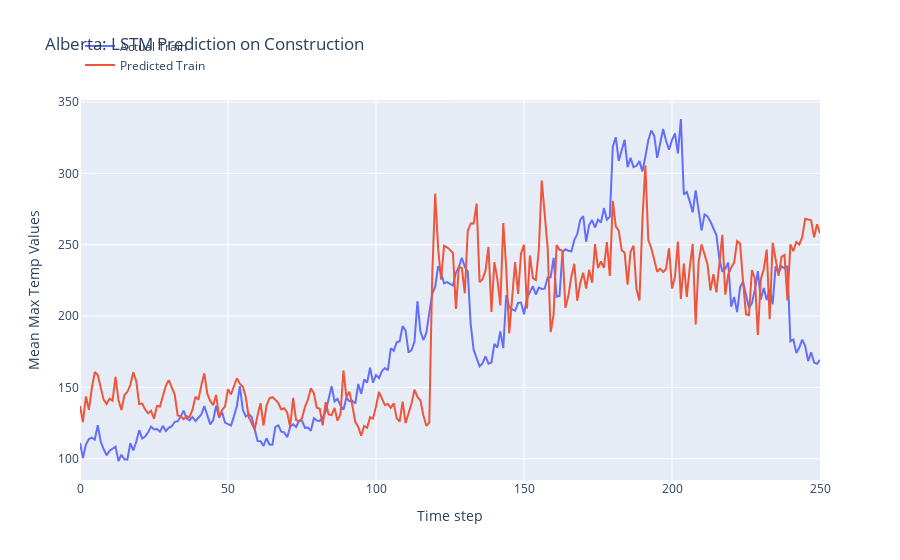

Here is the notebook cell this chart was saved with:
### Code cell
# invert predictions
train_predict = scaler_2.inverse_transform(train_predict)
print('train_predict:', train_predict.shape)

# invert y_train
y_train_scaled_inversed = scaler_2.inverse_transform(y_train_scaled)
print('y_train_scaled_inversed:', y_train_scaled_inversed.shape)

print('Train Mean Absolute Error:', mean_absolute_error(y_train, train_predict))
print('Train Root Mean Squared Error:',np.sqrt(mean_squared_error(y_train, train_predict)))

# plot the actual and predicted values for test data
trace1 = go.Scatter(x=np.arange(len(y_train)), y=y_train.flatten(), mode='lines', name='Actual Train')
trace2 = go.Scatter(x=np.arange(len(train_predict)), y=train_predict.flatten(), mode='lines', name='Predicted Train')

# Create layout
layout = go.Layout(
    title='Alberta: LSTM Prediction on Construction',
    xaxis=dict(title='Time step'),
    yaxis=dict(title='Mean Max Temp Values'),
    legend=dict(x=0, y=1.18)
)

# Create figure
fig = go.Figure(data=[trace1, trace2], layout=layout)

# Show plot
fig.show()

### Figure 1 — Plotly figure (JSON) as saved in the notebook; plotly's stock layout.template omitted (floating-point values rounded to 4 significant figures; data arrays with more than 128 entries replaced by an {"elided": "..."} marker saying what was removed)
{"data": [{"mode": "lines", "name": "Actual Train", "type": "scatter", "x": {"elided": "251 int values"}, "y": {"elided": "251 float values"}}, {"mode": "lines", "name": "Predicted Train", "type": "scatter", "x": {"elided": "251 int values"}, "y": {"elided": "251 float values"}}], "layout": {"legend": {"x": 0, "y": 1.18}, "title": {"text": "Alberta: LSTM Prediction on Construction"}, "xaxis": {"title": {"text": "Time step"}}, "yaxis": {"title": {"text": "Mean Max Temp Values"}}}}
